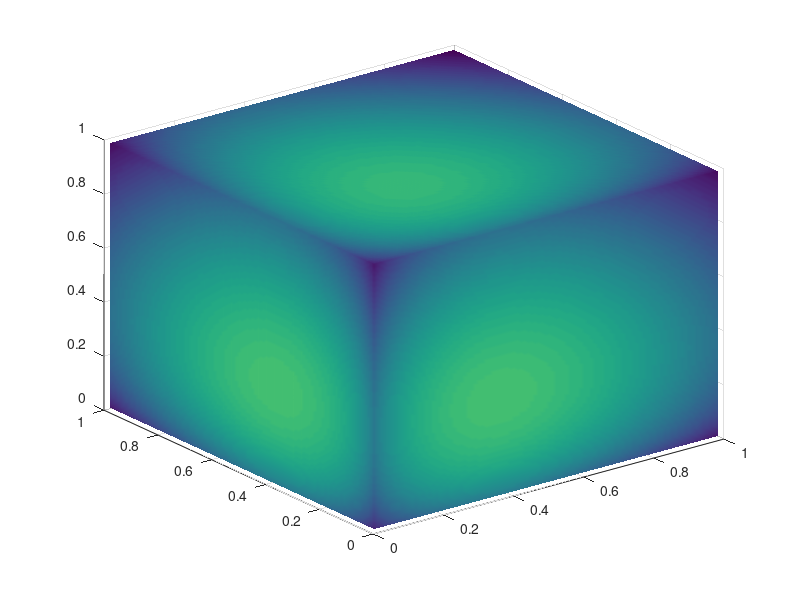

Recreate this plot in MATLAB. (Note: this script raises an error after producing the figure.)
% This script displays Shannon entropy as a function of 3 orthogonal
% probability values
% 
% Maxime Maheu, 10/2018

% Define a probability grid
prec = 0.01;
grid = prec:prec:(1-prec);
[pA,pB,pC] = meshgrid(grid, grid, grid);

% Compute Shannon entropy on each set of probabilities
p = cat(4, pA, pB, pC);
H = -sum(p .* log2(p), 4);

% Display the Shannon map
figure;
h = slice(grid, grid, grid, H, grid, grid, grid);
set(h, 'EdgeColor','None', 'FaceColor','interp');
alpha(0.05);
axis('equal');
xlabel('p(A)'); ylabel('p(B)'); zlabel('p(C)');
cbr = colorbar; cbr.Label.String = 'Shannon entropy (bits)'; caxis([0, max(H(:))]); 